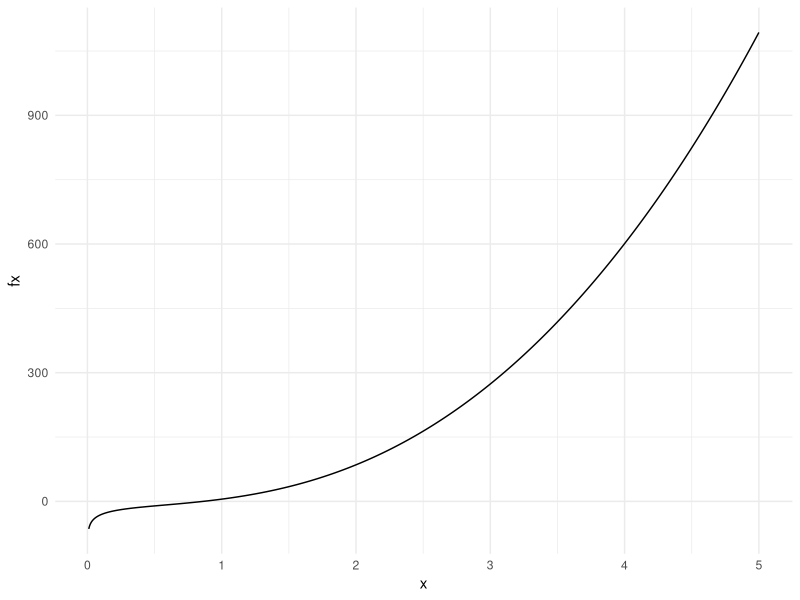
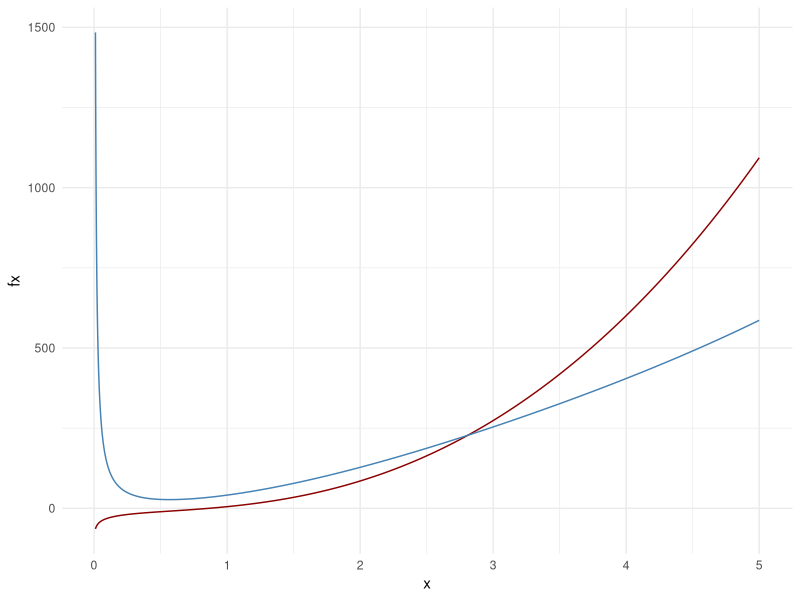
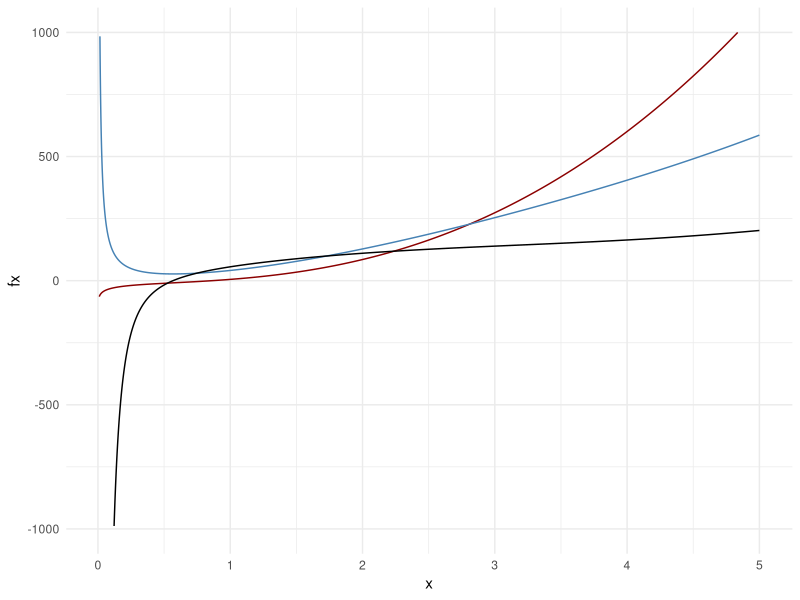
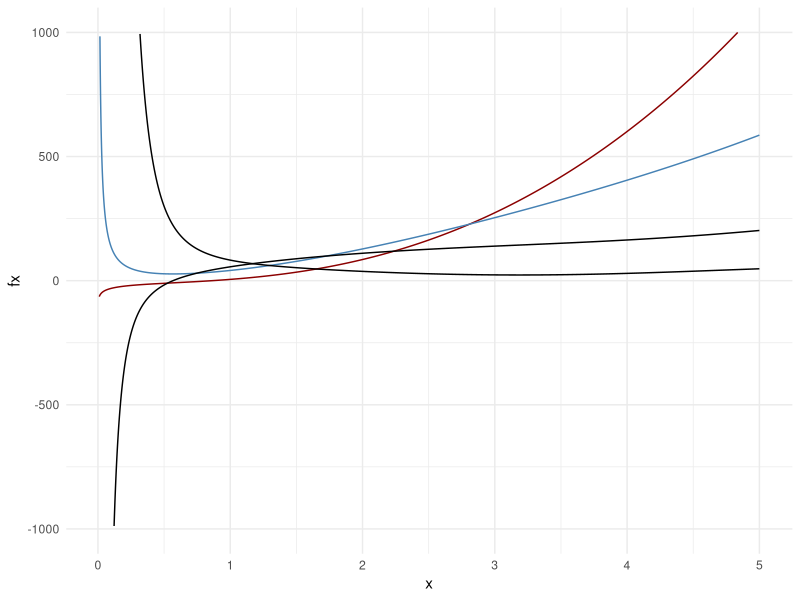
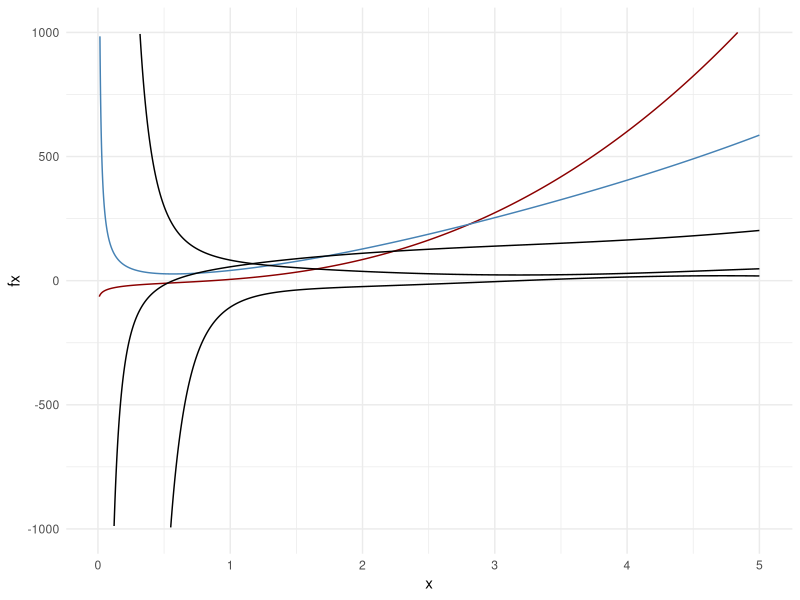
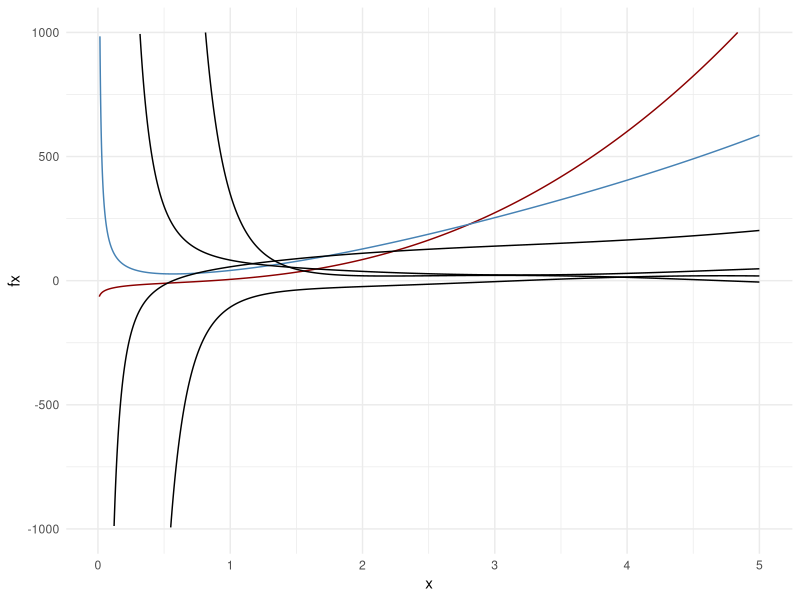
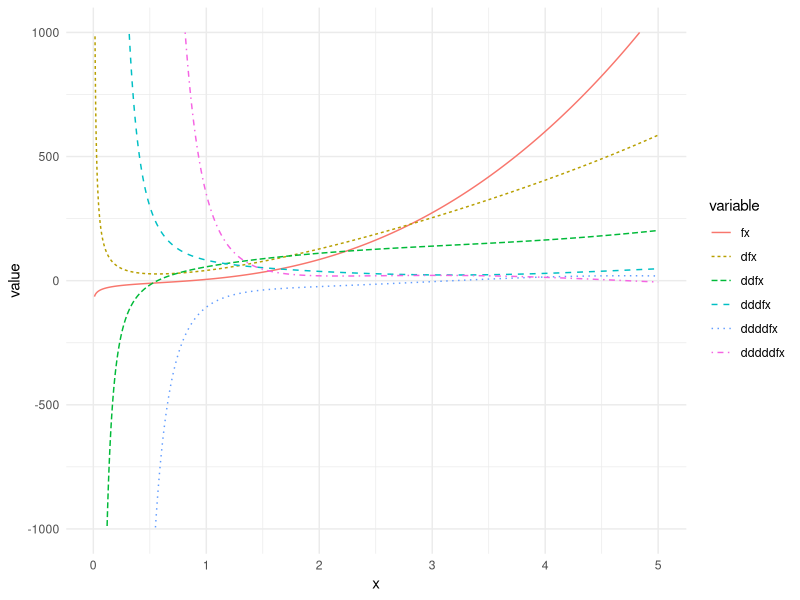
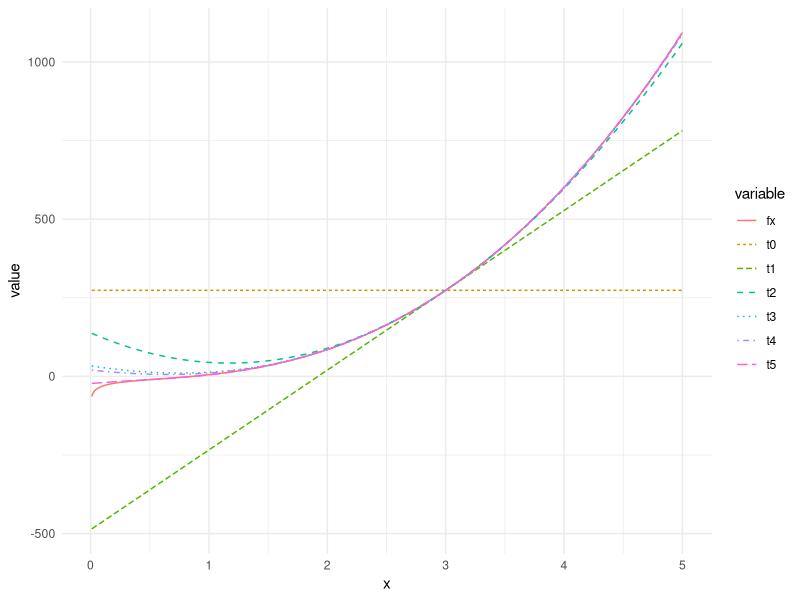

Write the R code that produced these figures, in order.
## ---- chunk 1
knitr::opts_chunk$set(echo = TRUE)
## ---- chunk 2
library(data.table)
library(lubridate)
library(ggplot2)
library(pracma)
theme_set(theme_minimal())
## ---- chunk 3
f <- expression(5 + 4 * x + 6 * x^2 + 7*x^3 + 15 * log(x) - 20 * sin(x))
x <- seq(0.01,5,0.001)
fx <- eval(f)
dt <- data.table(x,fx)
ggplot(dt,aes(x=x,y=fx)) + geom_line()
df <- D(f,"x")
ddf <- D(df,"x")
dddf <- D(ddf,"x")
ddddf <- D(dddf,"x")
dddddf <- D(ddddf,"x")
dt[,dfx:= eval(df)][,ddfx:=eval(ddf)][,dddfx:=eval(dddf)][,ddddfx:=eval(ddddf)][,dddddfx:=eval(dddddf)]
# There are 2 techiques in order to plot several lines on the same  plot using ggplot2 : https://www.datanovia.com/en/blog/how-to-create-a-ggplot-with-multiple-lines/
# The first technique uses sevral calls to geom_line
ggplot(dt,aes(x=x)) + geom_line(aes(y=fx), color="darkred") + geom_line(aes(y=eval(df)),color="steelblue")
ggplot(dt,aes(x=x)) + geom_line(aes(y=fx), color="darkred") + geom_line(aes(y=eval(df)),color="steelblue")+ geom_line(aes(y=eval(ddf)),color="black") + scale_y_continuous(limits = c(-1000,1000))
ggplot(dt,aes(x=x)) + geom_line(aes(y=fx), color="darkred") + geom_line(aes(y=eval(df)),color="steelblue")+ geom_line(aes(y=eval(ddf)),color="black") + geom_line(aes(y=eval(dddf)),color="black") + scale_y_continuous(limits = c(-1000,1000))
ggplot(dt,aes(x=x)) + geom_line(aes(y=fx), color="darkred") + geom_line(aes(y=eval(df)),color="steelblue")+ geom_line(aes(y=eval(ddf)),color="black") + geom_line(aes(y=eval(dddf)),color="black") + geom_line(aes(y=eval(ddddf)),color="black")+ scale_y_continuous(limits = c(-1000,1000))
ggplot(dt,aes(x=x)) + geom_line(aes(y=fx), color="darkred") + geom_line(aes(y=eval(df)),color="steelblue")+ geom_line(aes(y=eval(ddf)),color="black") + geom_line(aes(y=eval(dddf)),color="black") + geom_line(aes(y=eval(ddddf)),color="black") + geom_line(aes(y=eval(dddddf)),color="black")+ scale_y_continuous(limits = c(-1000,1000))
# The second technique needs one to tidy the data a bit before being used
dt2 <- melt(dt, id="x",measure = c("fx","dfx","ddfx","dddfx","ddddfx","dddddfx"))
ggplot(dt2,aes(x=x,y=value)) + geom_line(aes(color=variable, linetype = variable)) + scale_y_continuous(limits = c(-1000,1000))
## ---- chunk 4
val_a <- dt[x==3,.(fx,dfx,ddfx,dddfx,ddddfx,dddddfx)]
t0_3 <- expression(val_a[,fx])
t1_3 <- expression(eval(t0_3) + 1/fact(1) * val_a[,dfx]*(x-3))
t2_3 <- expression(eval(t1_3) + 1/fact(2) * val_a[,ddfx]*(x-3)^2)
t3_3 <- expression(eval(t2_3) + 1/fact(3) * val_a[,dddfx]*(x-3)^3)
t4_3 <- expression(eval(t3_3) + 1/fact(4) * val_a[,ddddfx]*(x-3)^4)
t5_3 <- expression(eval(t4_3) + 1/fact(5) * val_a[,dddddfx]*(x-3)^5)
dt_taylor <- dt[,.(x,fx)]
dt_taylor[,t0:=eval(t0_3)][,t1:=eval(t1_3)][,t2:=eval(t2_3)][,t3:=eval(t3_3)][,t4:=eval(t4_3)][,t5:=eval(t5_3)]
dt_taylor2 <- melt(dt_taylor,id="x",measure = c("fx","t0","t1","t2","t3","t4","t5"))
ggplot(dt_taylor2,aes(x=x,y=value)) + geom_line(aes(linetype=variable, color=variable))
